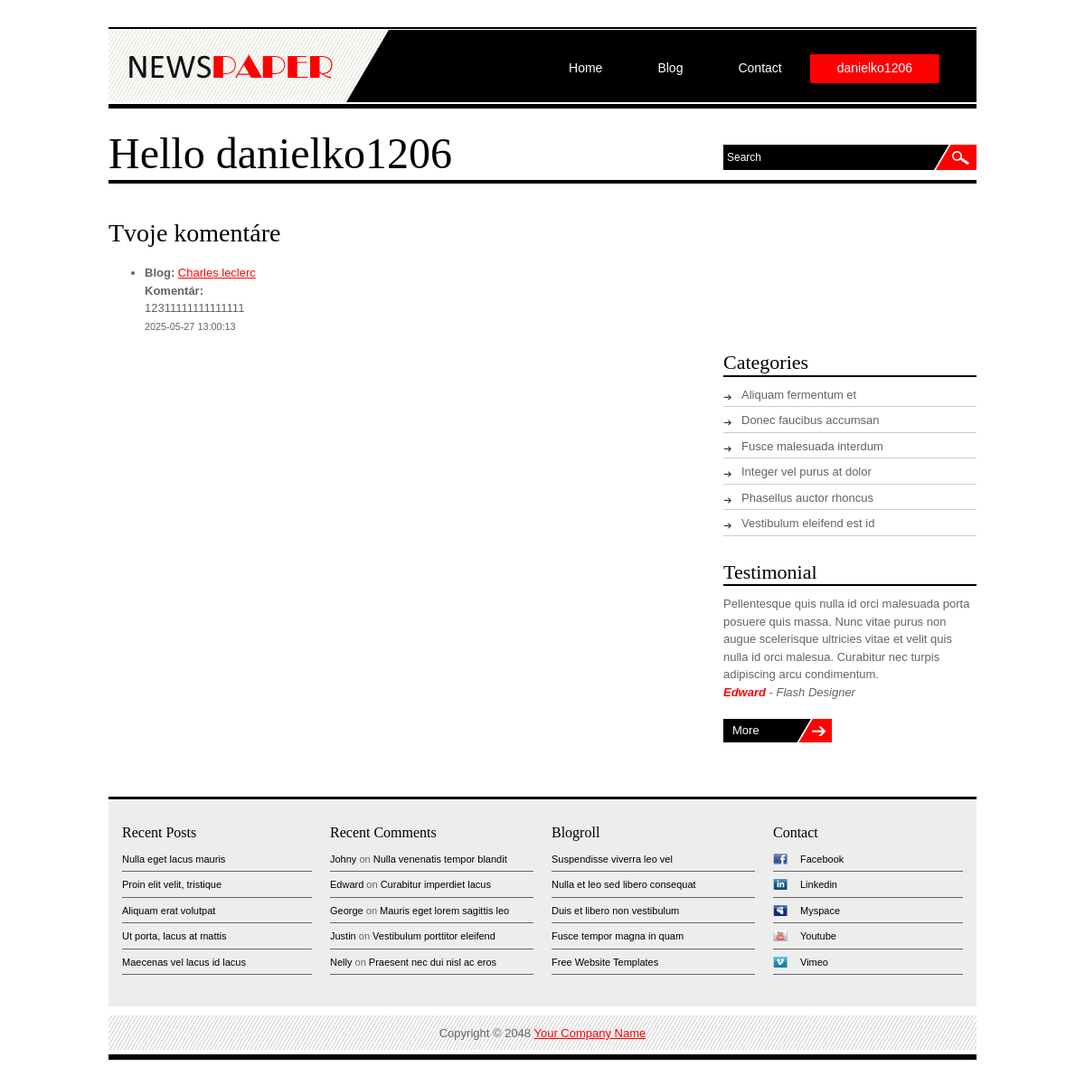
The app's page /blog-F1-main/account.php (signed in) with its own data.
### tables this page shows
CREATE TABLE `comments` (
  `id` int(11) NOT NULL,
  `post_id` int(11) NOT NULL,
  `user_id` int(11) NOT NULL,
  `comment` text NOT NULL,
  `datum_vytvorenia` datetime DEFAULT current_timestamp()
);

CREATE TABLE `posts` (
  `id` int(11) NOT NULL,
  `title` varchar(255) NOT NULL,
  `image` varchar(255) DEFAULT NULL,
  `excerpt` text NOT NULL,
  `content` longtext NOT NULL,
  `datum_vytvorenia` datetime DEFAULT current_timestamp()
);

### classes/comment.php (called while the page is built, shortened)
<?php
class Comment extends Database
{
    private $conn;
    public function __construct($db) {
        $this->conn = $db;
    }
    public function getCommentsByUserId($userId)
{
    $stmt = $this->conn->prepare("SELECT comments.*, posts.title AS post_title
                                  FROM comments
                                  JOIN posts ON comments.post_id = posts.id
                                  WHERE comments.user_id = ?
                                  ORDER BY datum_vytvorenia DESC");
    $stmt->execute([$userId]);
    return $stmt->fetchAll(PDO::FETCH_ASSOC);
}
}

### blog-F1-main/account.php (the view, shortened to what this page needs)
<?php
include("partials/header.php");
require_once '../classes/comment.php';
$db = (new Database())->getConnection();
$commentObj = new Comment($db);
$userComments = $commentObj->getCommentsByUserId($_SESSION["id"]);
?>
<body>
<div id="templatemo_wrapper">
    <div id="templatemo_header">
        <div id="site_title">
            <h1><a href="#">Newspaper Template</a></h1>
        </div>
        <div id="templatemo_menu" class="ddsmoothmenu">
            <ul>
                <li><a href="index.php">Home</a></li>
                <li><a href="blog.php">Blog</a></li>
                <li><a href="contact.php">Contact</a></li>
                <li><a href="profile.php" class="selected"><?php echo $_SESSION["username"]; ?></a>
                </li>
            </ul>
            <br style="clear: left" />
        </div>
    </div>
    <div id="content_top">
        <div id="page_title">Hello <?php echo $_SESSION["username"]; ?></div>
        <div id="search_box">
            <form action="#" method="get">
                <input type="text" value="Search" name="q" size="10" id="searchfield" title="searchfield"
                       onfocus="clearText(this)" onblur="clearText(this)" />
                <input type="submit" name="Search" value="" id="searchbutton" title="Search" />
            </form>
        </div>
    </div>
    <div class="content_section">
        <h2>Tvoje komentáre</h2>
        <?php if (!empty($userComments)): ?>
            <ul>
                <?php foreach ($userComments as $comment): ?>
                    <li style="margin-bottom: 20px;">
                        <strong>Blog:</strong>
                        <a href="blog_post.php?id=<?= $comment['post_id'] ?>">
                            <?= htmlspecialchars($comment['post_title']) ?>
                        </a><br>
                        <strong>Komentár:</strong><br>
                        <?= nl2br(htmlspecialchars($comment['comment'])) ?><br>
                        <small><?= $comment['datum_vytvorenia'] ?></small><br>
                    </li>
                <?php endforeach; ?>
            </ul>
        <?php else: ?>
            <p>Nemáš žiadne komentáre.</p>
        <?php endif; ?>
    </div>
<?php include("partials/footer.php"); ?>

### blog-F1-main/templatemo_style.css (style rules this page uses)
body { margin: 0; padding: 0; color: #636363; font-family: Tahoma, Geneva, sans-serif; font-size: 13px; line-height: 1.5em; background-color: #fff; background-position: top; background-repeat: repeat-x; }
a, a:link, a:visited { color: #ff0000; font-weight: normal; }
h1, h2, h3, h4, h5, h6 { color: #000; font-weight: normal; font-family: Georgia, "Times New Roman", Times, serif }
h1 { font-size: 34px; margin: 0 0 30px; padding: 5px 0 }
h2 { font-size: 28px; margin: 0 0 20px; padding: 5px 0; }
#templatemo_wrapper { width: 960px; margin: 0 auto; padding: 30px 10px; }
#templatemo_header { width: 900px; height: 30px; padding: 30px 40px 30px 20px; background: url(images/templatemo_header.jpg) no-repeat; }
#site_title { float: left; }
#site_title h1 { margin: 0; padding: 0; }
#site_title h1 a { display: block; width: 230px; height: 27px; color: #000; text-indent: -10000px; background: url(images/templatemo_logo.png) no-repeat top left; }
#templatemo_menu { float: right; }
#content_top { padding: 40px 0 5px; margin-bottom: 40px; border-bottom: 4px solid #000; }
#page_title { float: left; font-size: 48px; padding-bottom: 14px; font-family: Georgia, "Times New Roman", Times, serif; color: #000; }
#search_box { float: right; width: 280px; height: 30px; background: url(images/templatemo_search.png) no-repeat; }
#search_box form { clear: both; width: 280px; height: 28px; padding: 0; margin: 0; }
#searchfield { float: left; display: block; height: 20px; width: 220px; padding: 4px; font-size: 12px; color: #fff; background: none; border: none; }
#searchbutton { float: right; display: block; height: 28px; width: 40px; padding: 0; margin: 0; cursor: pointer; background: none; border: none; }

### blog-F1-main/ddsmoothmenu.css (style rules this page uses)
.ddsmoothmenu ul { z-index:100; margin: 0; padding: 0; list-style-type: none; }
.ddsmoothmenu ul li { position: relative; display: inline; float: left; }
.ddsmoothmenu ul li a { display: block; position: relative; padding: 6px 30px; margin: 0 1px 0 0; font-size: 14px; color: #fff; text-align: center; text-decoration: none; outline: none; border: none; }
.ddsmoothmenu ul li a.selected, .ddsmoothmenu ul li a:hover { background: #f00 }

### records on screen
comments: post.title "Charles leclerc", comment "12311111111111111", datum_vytvorenia "2025-05-27 13:00:13"

### other values on screen
$_SESSION["username"] "danielko1206"
